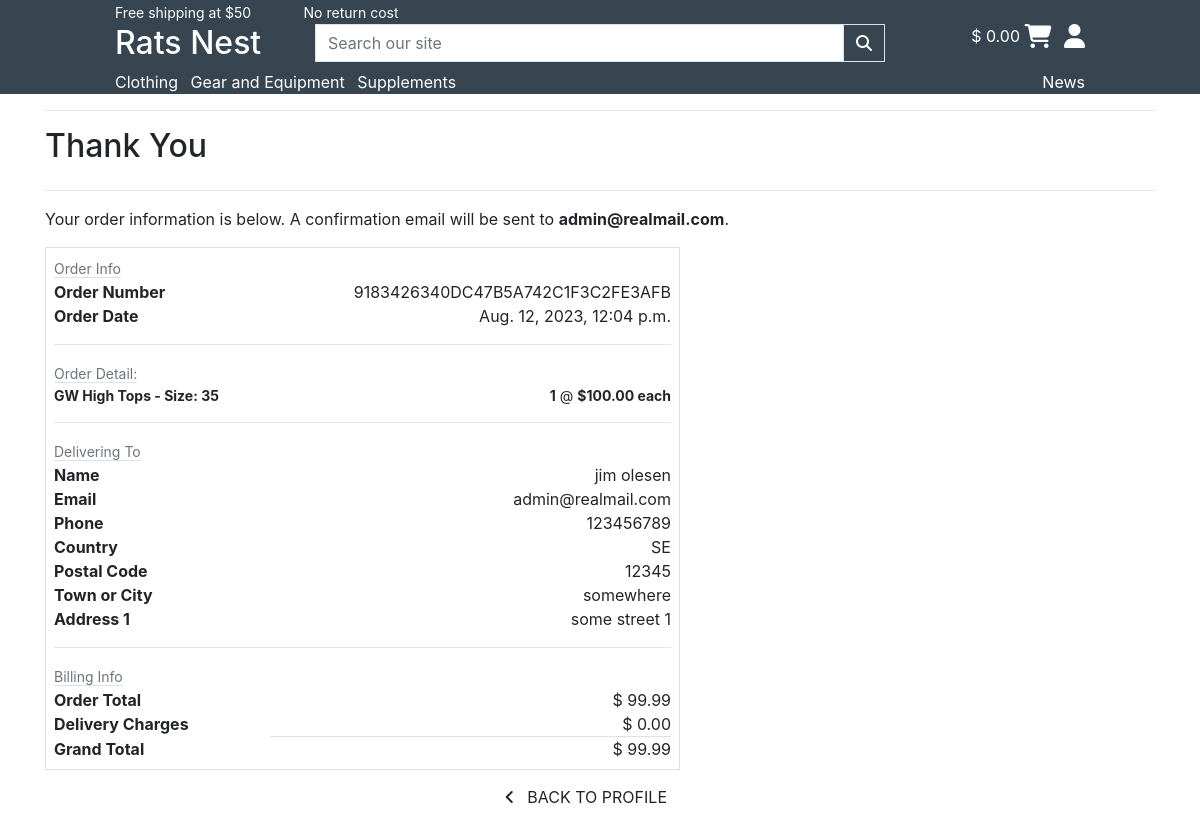
The app's page /profile/order_history/9183426340DC47B5A742C1F3C2FE3AFB with its own data.
### checkout/models.py (models this page shows, shortened)
class Order(models.Model):
    order_number = models.CharField(
        max_length=32, null=False, editable=False
    )
    user_profile = models.ForeignKey(
        UserProfile, on_delete=models.SET_NULL,
        null=True, blank=True, related_name='orders'
    )
    full_name = models.CharField(
        max_length=50, null=False, blank=False
    )
    email = models.EmailField(
        max_length=254, null=False, blank=False
    )
    phone_number = models.CharField(
        max_length=20, null=False, blank=False
    )
    country = CountryField(
        blank_label='Country *', null=False, blank=False
    )
    postcode = models.CharField(
        max_length=20, null=True, blank=True
    )
    town_or_city = models.CharField(
        max_length=40, null=False, blank=False
    )
    street_address1 = models.CharField(
        max_length=80, null=False, blank=False
    )
    street_address2 = models.CharField(
        max_length=80, null=True, blank=True
    )
    county = models.CharField(
        max_length=80, null=True, blank=True
    )
    date = models.DateTimeField(
        auto_now_add=True
    )
    delivery_cost = models.DecimalField(
        max_digits=6, decimal_places=2, null=False, default=0
    )
    order_total = models.DecimalField(
        max_digits=10, decimal_places=2, null=False, default=0
    )
    grand_total = models.DecimalField(
        max_digits=10, decimal_places=2, null=False, default=0
    )
    original_bag = models.TextField(
        null=False, blank=False, default=''
    )
    stripe_pid = models.CharField(
        max_length=254, null=False, blank=False, default=''
    )

class OrderLineItem(models.Model):
    order = models.ForeignKey(
        Order, null=False, blank=False,
        on_delete=models.CASCADE, related_name='lineitems'
    )
    product = models.ForeignKey(
        Product, null=False, blank=False,
        on_delete=models.CASCADE
    )
    product_size = models.CharField(
        max_length=2, null=True, blank=True
    )
    quantity = models.IntegerField(
        null=False, blank=False, default=0
    )
    lineitem_total = models.DecimalField(
        max_digits=6, decimal_places=2,
        null=False, blank=False, editable=False
    )

### products/models.py (models this page shows, shortened)
class Common(models.Model):
    name = models.CharField(max_length=254)
    class Meta:
        abstract = True

class Product(Common):
    class Meta:
        verbose_name_plural = 'Products'
    brand = models.ForeignKey('Brand', null=True, on_delete=models.SET_NULL)
    category = models.ForeignKey('Category', null=True, blank=True, on_delete=models.SET_NULL)
    domain = models.IntegerField(null=True, blank=True)
    sku = models.CharField(max_length=254, null=True, blank=True)
    description = models.TextField()
    price = models.DecimalField(max_digits=6, decimal_places=2)
    rating = models.DecimalField(max_digits=6, decimal_places=2, null=True, blank=True)
    image_url = models.URLField(max_length=1024, null=True, blank=True)
    image = models.ImageField(null=True, blank=True)
    m_or_f = models.CharField(null=True, max_length=254, choices=M_OR_F)
    color = models.ForeignKey('Color', null=True, blank=True, on_delete=models.SET_NULL)
    has_sizes = models.BooleanField(default=False, null=True, blank=True)

### profiles/views.py (the view)
def order_history(request, order_number):
    order = get_object_or_404(Order, order_number=order_number)
    messages.info(request, (
        f'This is a past confirmation for order number {order_number}. '
        'A confirmation email was sent on the order date.'
    ))
    template = 'checkout/checkout_success.html'
    context = {
        'order': order,
        'from_profile': True,
    }
    return render(request, template, context)

### bag/contexts.py (called while the page is built, shortened)
def bag_contents(request):
    bag_items = []
    total = 0
    product_count = 0
    bag = request.session.get('bag', {})
    if total < settings.FREE_DELIVERY_THRESHOLD:
        delivery = total * Decimal(settings.STANDARD_DELIVERY_PERCENTAGE / 100)
        free_delivery_delta = settings.FREE_DELIVERY_THRESHOLD - total
    else:
        delivery = 0
        free_delivery_delta = 0
    grand_total = delivery + total
    context = {
        'bag_items': bag_items,
        'total': total,
        'product_count': product_count,
        'delivery': delivery,
        'free_delivery_delta': free_delivery_delta,
        'free_delivery_threshold': settings.FREE_DELIVERY_THRESHOLD,
        'grand_total': grand_total,
    }
    return context

### checkout/templates/checkout/checkout_success.html (shortened to what this page needs)
{% extends "base.html" %}
{% load static %}
{% block extra_css %}
    <link rel="stylesheet" href="{% static 'checkout/css/checkout.css' %}">
{% endblock extra_css %}
{% block content %}
    <div class="container">
        <div class="row">
            <div class="col">
                <hr>
                <h2 class="logo-font mb-4">Thank You</h2>
                <hr>
                <p class="text-black">Your order information is below. A confirmation email will be sent to <strong>{{ order.email }}</strong>.</p>
            </div>
        </div>
        <div class="row">
            <div class="col-12 col-lg-7">
                <div class="order-confirmation-wrapper p-2 border">
                    <div class="row">
                        <div class="col">
                            <small class="text-muted border-bottom">Order Info</small>
                        </div>
                    </div>
                    <div class="row">
                        <div class="col-12 col-md-4">
                            <p class="mb-0 text-black font-weight-bold">Order Number</p>
                        </div>
                        <div class="col-12 col-md-8 text-md-right">
                            <p class="mb-0">{{ order.order_number }}</p>
                        </div>
                    </div>
                    <div class="row">
                        <div class="col-12 col-md-4">
                            <p class="mb-0 text-black font-weight-bold">Order Date</p>
                        </div>
                        <div class="col-12 col-md-8 text-md-right">
                            <p class="mb-0">{{ order.date }}</p>
                        </div>
                    </div>
                    <hr>
                    <div class="row">
                        <div class="col">
                            <small class="text-muted border-bottom">Order Detail:</small>
                        </div>
                    </div>
                    {% for item in order.lineitems.all %}
                    <div class="row">
                        <div class="col-12 col-md-4">
                            <p class="small mb-0 text-black font-weight-bold">
                                {{ item.product.name }}
                                {% if item.product_size %} - Size: {{ item.product_size | upper }} {% endif %}
                            </p>
                        </div>
                        <div class="col-12 col-md-8 text-md-right">
                            <p class="small mb-0"><strong>{{ item.quantity }}</strong>
                                @ <strong>${{ item.product.price }} each</strong>
                            </p>
                        </div>
                    </div>
                    {% endfor %}
                    <hr>
                    <div class="row">
                        <div class="col">
                            <small class="text-muted border-bottom">Delivering To</small>
                        </div>
                    </div>
                    <div class="row">
                        <div class="col-12 col-md-4">
                            <p class="mb-0 text-black font-weight-bold">Name</p>
                        </div>
                        <div class="col-12 col-md-8 text-md-right">
                            <p class="mb-0">{{ order.full_name }}</p>
                        </div>
                    </div>
                    <div class="row">
                        <div class="col-12 col-md-4">
                            <p class="mb-0 text-black font-weight-bold">Email</p>
                        </div>
                        <div class="col-12 col-md-8 text-md-right">
                            <p class="mb-0">{{ order.email }}</p>
                        </div>
                    </div>
                    <div class="row">
                        <div class="col-12 col-md-4">
                            <p class="mb-0 text-black font-weight-bold">Phone</p>
                        </div>
                        <div class="col-12 col-md-8 text-md-right">
                            <p class="mb-0">{{ order.phone_number }}</p>
                        </div>
                    </div>
                    <div class="row">
                        <div class="col-12 col-md-4">
                            <p class="mb-0 text-black font-weight-bold">Country</p>
                        </div>
                        <div class="col-12 col-md-8 text-md-right">
                            <p class="mb-0">{{ order.country }}</p>
                        </div>
                    </div>
                    <div class="row">
                        {% if order.postcode %}
                        <div class="col-12 col-md-4">
                            <p class="mb-0 text-black font-weight-bold">Postal Code</p>
                        </div>
                        <div class="col-12 col-md-8 text-md-right">
                            <p class="mb-0">{{ order.postcode }}</p>
                        </div>
                    </div>
                    {% endif %}
                    <div class="row">
                        <div class="col-12 col-md-4">
                            <p class="mb-0 text-black font-weight-bold">Town or City</p>
                        </div>
                        <div class="col-12 col-md-8 text-md-right">
                            <p class="mb-0">{{ order.town_or_city }}</p>
                        </div>
                    </div>
                    <div class="row">
                        <div class="col-12 col-md-4">
                            <p class="mb-0 text-black font-weight-bold">Address 1</p>
                        </div>
                        <div class="col-12 col-md-8 text-md-right">
                            <p class="mb-0">{{ order.street_address1 }}</p>
                        </div>
                    </div>
                    <hr>
                    <div class="row">
                        <div class="col">
                            <small class="text-muted border-bottom">Billing Info</small>
                        </div>
                    </div>
                    <div class="row">
                        <div class="col-12 col-md-4">
                            <p class="mb-0 text-black font-weight-bold">Order Total</p>
                        </div>
                        <div class="col-12 col-md-8 text-md-right">
                            <p class="mb-0">$ {{ order.order_total }}</p>
                        </div>
                    </div>
                    <div class="row">
                        <div class="col-12 col-md-4">
                            <p class="mb-0 text-black font-weight-bold">Delivery Charges</p>
                        </div>
                        <div class="col-12 col-md-8 text-md-right">
                            <p class="mb-0 border-bottom">$ {{ order.delivery_cost }}</p>
                        </div>
                    </div>
                    <div class="row">
                        <div class="col-12 col-md-4">
                            <p class="mb-0 text-black font-weight-bold">Grand Total</p>
                        </div>
                        <div class="col-12 col-md-8 text-md-right">
                            <p class="mb-0">$ {{ order.grand_total }}</p>
                        </div>
                    </div>
                </div>
            </div>
        </div>
        <div class="row">
			<div class="col-12 col-lg-7 text-right">
                {% if from_profile %}
                    <a href="{% url 'profile' %}" class="btn btn-black rounded-0 my-2">
                        <span class="icon mr-2">
                            <i class="fas fa-angle-left"></i>
                        </span>
                        <span class="text-uppercase">Back to Profile</span>
                    </a>
                {% endif %}
			</div>
		</div>
    </div>
{% endblock content %}

### records on screen
Order: email "admin@realmail.com", order_number "9183426340DC47B5A742C1F3C2FE3AFB", date "Aug. 12, 2023, 12:04 p.m.", full_name "jim olesen", phone_number "123456789", country "SE", postcode "12345", town_or_city "somewhere", street_address1 "some street 1", order_total "99.99", delivery_cost "0.00", grand_total "99.99"
OrderLineItem: product.name "GW High Tops", product_size "35", quantity "1", product.price "100.00"
